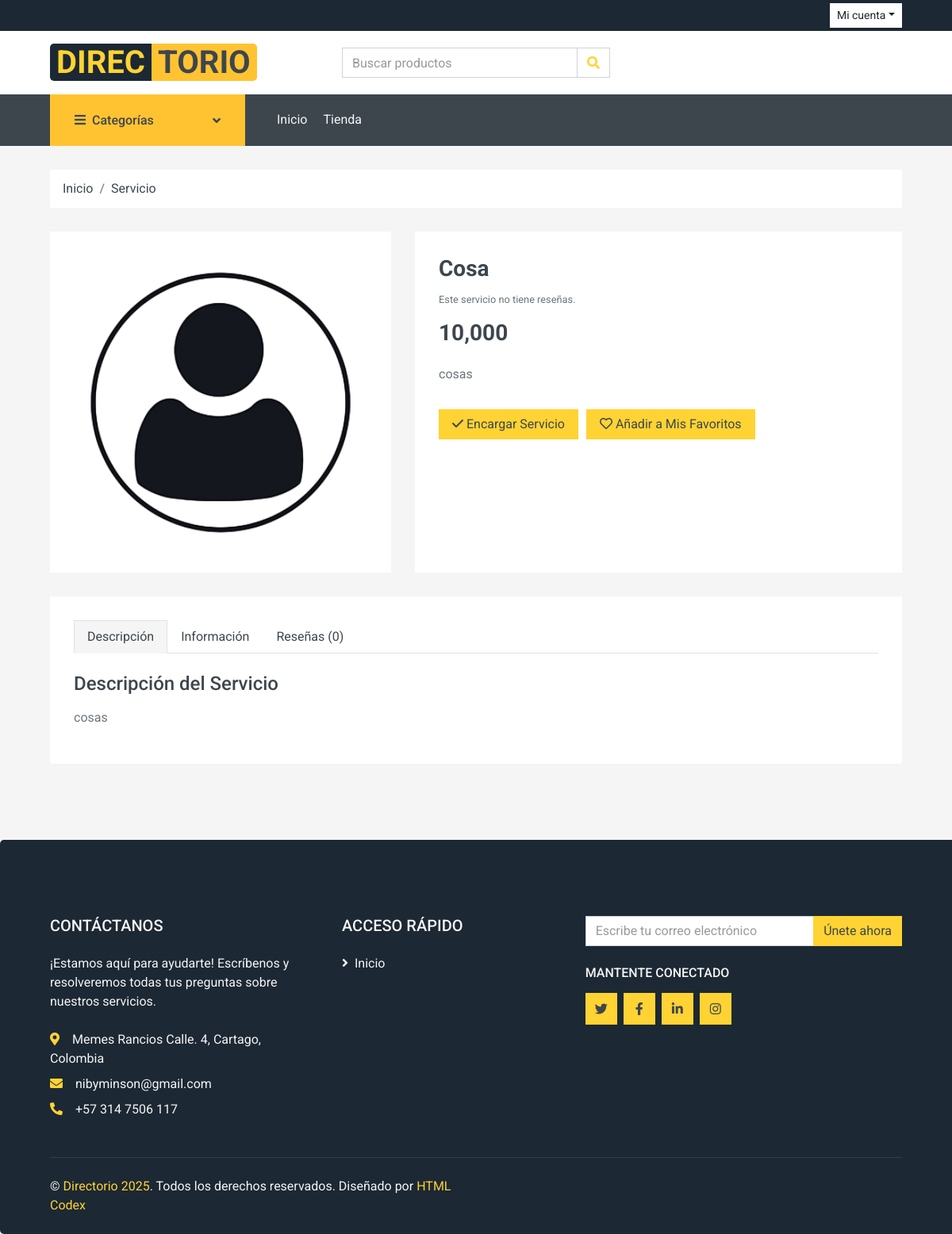
/rutas/rutas.php?page=service&id=10, run on an earlier commit of the app's database.
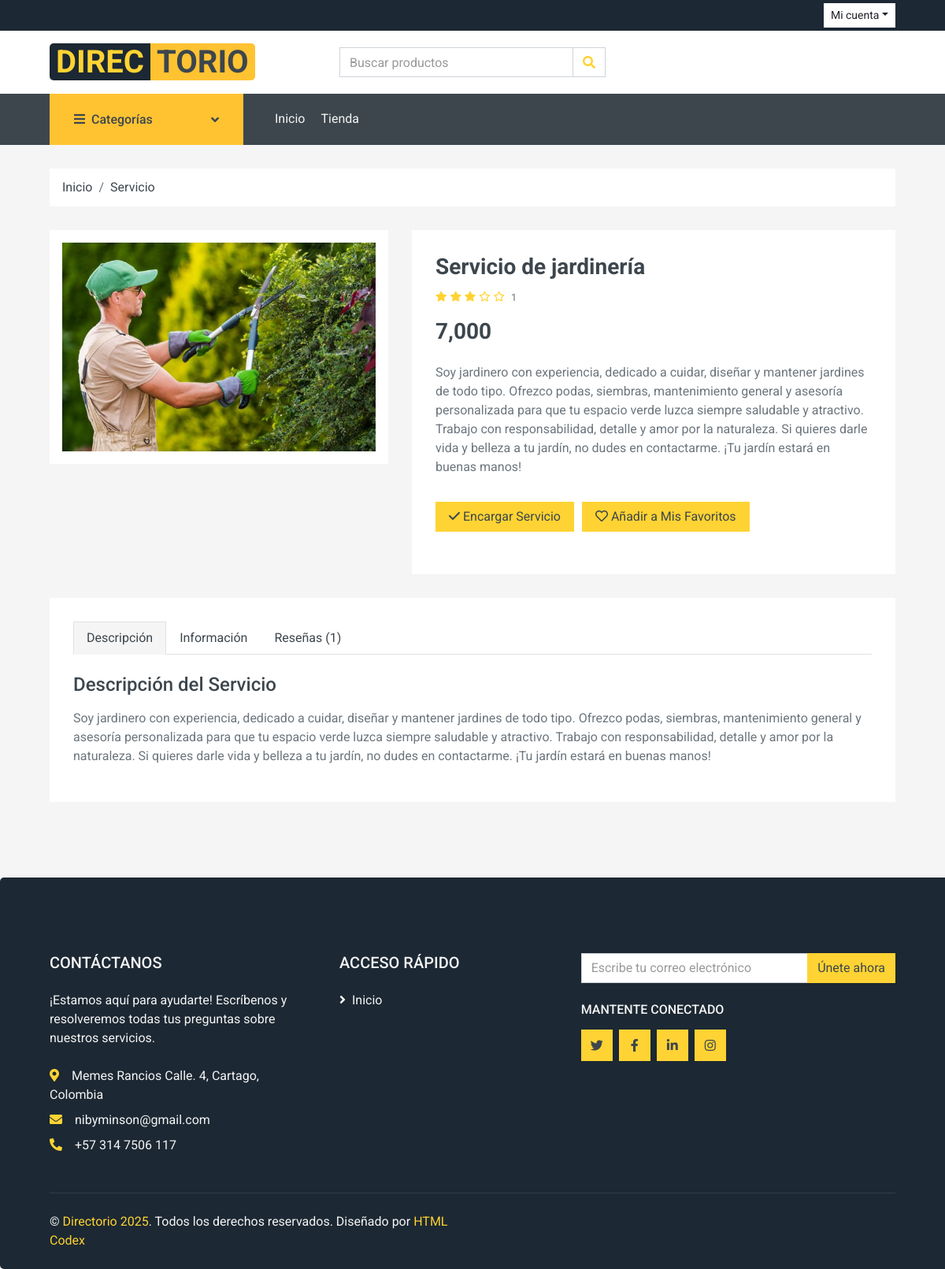
And on a later commit of the database.
### tables this page shows
CREATE TABLE `servicio_imagenes` (
  `id` int(11) NOT NULL,
  `imagen_ref` varchar(200) NOT NULL,
  `servicio_id` int(11) NOT NULL
);

CREATE TABLE `servicio` (
  `id_servicio` int(11) NOT NULL,
  `titulo` varchar(500) DEFAULT NULL,
  `descripcion` varchar(500) DEFAULT NULL,
  `precio` decimal(10,0) NOT NULL,
  `fecha_creacion` datetime NOT NULL DEFAULT current_timestamp(),
  `usuario_id_usuario` int(11) NOT NULL,
  `categoria_id_categoria` int(11) NOT NULL,
  `estado` varchar(45) NOT NULL DEFAULT 'Activo',
  `barrio_id` int(11) NOT NULL,
  `direccion` varchar(100) DEFAULT 'No aplica'
);

### app/controladores/landingPageController.php (called while the page is built, shortened)
<?php
require_once(__DIR__ . '/../modelos/serviceModel.php');
require_once(__DIR__ . '/../modelos/reviewsModel.php');
class LandingPageController{
    private $serviceModel;
    private $reviewsModel;
    public function __construct(){
        $this->serviceModel = new ServiceModel;
        $this->reviewsModel = new ReviewsModel;
    }
    public function ServicePage($service_id) {
        try {
            $favs = [];
            $service = $this->serviceModel->getServiceById($service_id);
            $service_imgs = $this->serviceModel->getImagesByService($service_id);
            $serviceReviews = $this->reviewsModel->CountReviewsByService($service_id);
            include_once(__DIR__ . '/../vistas/landing/detail.php');
        } catch (\Throwable $th) {
            header("Location: rutas.php");
            die();
        }
    }
}

### configuracion/mysql.php (called while the page is built)
<?php
class Mysql{
    public $conect;
    private $DB_HOST = 'localhost';
    private $DB_NAME = 'directorio';
    private $DB_PORT = '3306';
    private $DB_USERNAME = 'root';
    private $DB_PASSWORD = '';
    private $DB_CHARSET = 'utf8mb4';
    public function __construct(){
        $connectionString = "mysql:host=".$this->DB_HOST. ";dbname=".$this->DB_NAME.";port=".$this->DB_PORT.";charset=".$this->DB_CHARSET;
        try{
            $this->conect = new PDO($connectionString, $this->DB_USERNAME, $this->DB_PASSWORD);
            $this->conect->setAttribute(PDO::ATTR_ERRMODE, PDO::ERRMODE_EXCEPTION);
        }catch(PDOException $e){
            echo "CONNECTION ERROR: " . $e->getMessage();
        }
    }
    public function conect(){
        return $this->conect;
    }
}

### app/modelos/serviceModel.php (called while the page is built, shortened)
<?php
require_once(__DIR__ . '/../../configuracion/mysql.php');
class ServiceModel extends Mysql {
    private $connection;
    public function __construct(){
        $mysql = new Mysql();
        $this->connection = $mysql->conect();
    }
    public function getServiceById($id) {
        $query = "SELECT s.id_servicio, s.titulo, s.descripcion, s.precio, s.direccion, u.nombre, c.nombre as categoria, u.correo, u.telefono,
        c.id_categoria as id_categoria
        FROM servicio s
        INNER JOIN usuario u ON u.id_usuario = s.usuario_id_usuario
        INNER JOIN categoria c ON c.id_categoria = s.categoria_id_categoria
        WHERE id_servicio = ? AND s.estado = 'Activo'";
        $stmt = $this->connection->prepare($query);
        $stmt->execute([$id]);
        return $stmt->fetch(PDO::FETCH_ASSOC);
    }
    public function getImagesByService($service_id) {
        $query = "SELECT imagen_ref FROM servicio_imagenes
        INNER JOIN servicio on servicio.id_servicio = servicio_imagenes.servicio_id
        where servicio.estado = 'Activo' AND servicio_id = ?";
        $stmt = $this->connection->prepare($query);
        $stmt->execute([$service_id]);
        return $stmt->fetchAll(PDO::FETCH_ASSOC);
    }
}

### app/modelos/reviewsModel.php (called while the page is built, shortened)
<?php
require_once(__DIR__ . '/../../configuracion/mysql.php');
class ReviewsModel extends Mysql{
    private $conn;
    public function __construct(){
        $mysql = new Mysql();
        $this->conn = $mysql->conect();
    }
    public function CountReviewsByService($service_id){
        $query = "SELECT COUNT(*) as total_reviews, AVG(reviews.calificacion) as reviews_promedio
        FROM reviews
        WHERE servicio_id = ?";
        $preparedStmt = $this->conn->prepare($query);
        $preparedStmt->execute([$service_id]);
        $data = $preparedStmt->fetch(PDO::FETCH_ASSOC);
        return $data;
    }
}

### app/vistas/landing/detail.php (the view, shortened to what the rows shown need)
<?php
include_once RUTA_BASE . '/app/vistas/landing/plantilla/header.php';
?>
<body>
    <div class="container-fluid">
        <div class="row px-xl-5">
            <div class="col-12">
                <nav class="breadcrumb bg-light mb-30">
                    <a class="breadcrumb-item text-dark" href="<?php URL_BASE ?>?page=home">Inicio</a>
                    <a class="breadcrumb-item text-dark" href="#">Servicio</a>
                </nav>
            </div>
        </div>
    </div>
    <div class="container-fluid pb-5">
        <div class="row px-xl-5">
            <div class="col-lg-5 mb-30">
                <?php if(count($service_imgs) > 1) : ?>
                    <div class="swiper swiper-services">
                        <div class="swiper-wrapper">
                            <?php foreach($service_imgs as $img) : ?>
                                 <div class="swiper-slide">
                                    <img class="img-fluid w-100 h-100 object-fit-cover" src="<?= URL_IMG ?>/servicios/<?= $img["imagen_ref"] ?>" alt="Imagen del servicio">
                                 </div>
                             <?php endforeach ?>
                        </div>
                        <div class="swiper-pagination"></div>
                        <div class="swiper-button-prev"></div>
                        <div class="swiper-button-next"></div>
                    </div>
                <?php else : ?>
                <?php foreach($service_imgs as $img) : ?>
                    <div class="card p-3 border-0">
                        <img class="w-100 h-100 img-fluid" src="<?= URL_IMG ?>/servicios/<?php echo $img["imagen_ref"] ?>" alt="Imagen del servicio">
                    </div>
                <?php endforeach ?>
                <?php endif ?>
            </div>
            <div class="col-lg-7 h-auto mb-30">
                <div class="h-100 bg-light p-30">
                    <h3> <?php echo $service["titulo"] ?> </h3>
                    <div class="d-flex mb-3">
                        <?php if($serviceReviews["total_reviews"] > 0) : ?>
                            <div class="text-primary mr-2">
                                <?php for($i = 0;$i < round($serviceReviews["reviews_promedio"]);$i++) : ?>
                                    <small class="fas fa-star"></small>
                                <?php endfor ?>
                                <?php if(round($serviceReviews["reviews_promedio"]) < 5) : ?>
                                    <?php for($i = 0;$i < (5 - round($serviceReviews["reviews_promedio"]));$i++) : ?>
                                        <small class="fa-regular fa-star"></small>
                                    <?php endfor ?>
                                <?php endif ?>
                            </div>
                        <?php endif ?>
                        <small class="pt-1"><?php echo $serviceReviews["total_reviews"] > 0 ? $serviceReviews["total_reviews"] : "Este servicio no tiene reseñas." ?></small>
                    </div>
                    <h3 class="font-weight-semi-bold mb-4"><?php echo number_format($service["precio"]) ?></h3>
                    <p class="mb-4">
                        <?php echo $service["descripcion"] ?>
                    </p>
                    <div class="d-flex align-items-center mb-4 pt-2">
                        <a href="<?= URL_BASE ?>/rutas/rutas.php?page=checkout&service=<?= $service["id_servicio"] ?>" class="btn btn-primary px-3" style="margin-right: 10px;">
                            <i class="fa-solid fa-check" id="fav-icon"></i>
                            Encargar Servicio
                        </a>
                        <button class="btn btn-primary px-3"
                        id="btnManageFav" data-service="<?= $service["id_servicio"] ?>">
                            <i class="far fa-heart" id="fav-icon"></i>
                            <?= count($favs) > 0 && in_array($service["id_servicio"],$favs)? 'Eliminar de Mis Favoritos' : 'Añadir a Mis Favoritos' ?>
                        </button>
                    </div>
                </div>
            </div>
        </div>
        <div class="row px-xl-5">
            <div class="col">
                <div class="bg-light p-30">
                    <div class="nav nav-tabs mb-4">
                        <a class="nav-item nav-link text-dark active" data-toggle="tab" href="#tab-pane-1">Descripción</a>
                        <a class="nav-item nav-link text-dark" data-toggle="tab" href="#tab-pane-2">Información</a>
                        <a class="nav-item nav-link text-dark" data-toggle="tab" href="#tab-pane-3">Reseñas (<?php echo $serviceReviews["total_reviews"]?>)</a>
                    </div>
                    <div class="tab-content">
                        <div class="tab-pane fade show active" id="tab-pane-1">
                            <h4 class="mb-3">Descripción del Servicio</h4>
                            <p><?php echo $service["descripcion"] ?></p>
                        </div>
                    </div>
                </div>
            </div>
        </div>
    </div>
<?php include_once RUTA_BASE . '/app/vistas/landing/plantilla/footer.php'; ?>

What changed in the data, as far as the page shows it:
changed servicio_imagenes: imagen_ref: a different picture
changed servicio: titulo "Cosa" → "Servicio de jardinería"; precio "10,000" → "7,000"; descripcion "cosas" → "Soy jardinero con experiencia, dedicado a cuidar, diseñar y mantener jardines de todo tipo. Ofrezco podas, siembras, mantenimiento general y asesoría personalizada para que tu espacio verde luzca siempre saludable y atractivo. Trabajo con responsabilidad, detalle y amor por la naturaleza. Si quieres darle vida y belleza a tu jardín, no dudes en contactarme. ¡Tu jardín estará en buenas manos!"
Also different on the page:
$serviceReviews["total_reviews"]: (not shown) → "1"
$serviceReviews["total_reviews"]: "0" → "1"
text no longer shown: "Este servicio no tiene reseñas."
